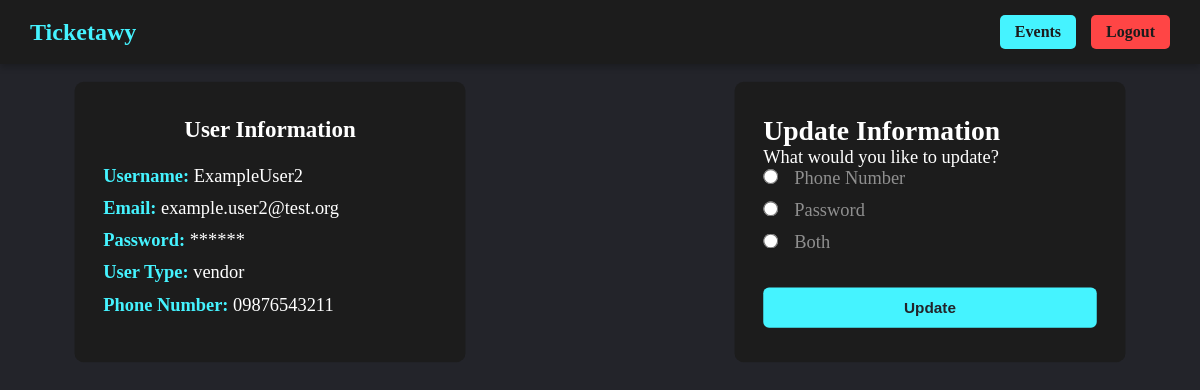
The app's page /users/update/ (signed in), older data.
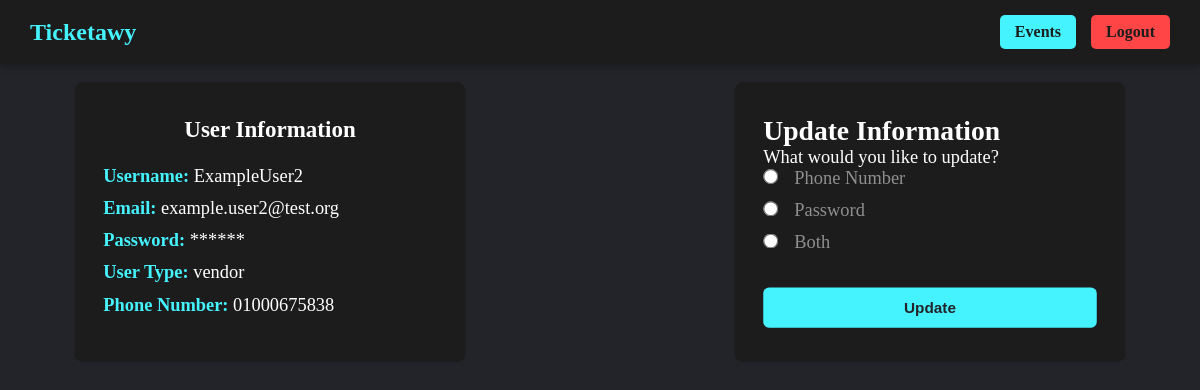
The same page, newer data.
### users/models.py (models this page shows, shortened)
class CustomUser(AbstractUser):
    phone_number = models.CharField(max_length=15, blank=True, null=True)
    user_type = models.CharField(max_length=50, blank=True, null=True)

### users/views.py (the view, shortened to what this page needs)
# urls.py: path('update/', views.update, name='update'),
@login_required
def update(request):
    return render(request, 'users/update_profile.html')

### users/templates/users/update_profile.html (shortened to what this page needs)
<!DOCTYPE html>
<html lang="en">
<head>
    {% load static %}
    <link rel="stylesheet" href="{% static 'users/update_profile_style.css' %}">
</head>
<body>
    <nav class="navbar">
        <div class="nav-left">
            <h1>Ticketawy</h1>
        </div>
        <div class="nav-right">
            <a href="{% url 'events_list' %}" class="nav-btn">Events</a>
            <a href="{% url 'logout' %}" class="nav-btn logout-btn">Logout</a>
        </div>
    </nav>
    <div class="container">
        <div class="user-data-box">
            <h2>User Information</h2>
            <ul>
                <li><strong>Username:</strong> {{ user.username }}</li>
                <li><strong>Email:</strong> {{ user.email }}</li>
                <li><strong>Password:</strong> ******</li>
                <li><strong>User Type:</strong> {{ user.user_type }}</li>
                <li><strong>Phone Number:</strong> {{ user.phone_number }}</li>
            </ul>
        </div>
        <div class="box">
            <form method="POST" action="{% url 'update' %}">
                <h2>Update Information</h2>
                <div class="update-options">
                    <p>What would you like to update?</p>
                    <label>
                        <input type="radio" name="update_choice" value="1" id="phone_radio">
                        <span>Phone Number</span>
                    </label>
                    <label>
                        <input type="radio" name="update_choice" value="2" id="password_radio">
                        <span>Password</span>
                    </label>
                    <label>
                        <input type="radio" name="update_choice" value="3" id="both_radio">
                        <span>Both</span>
                    </label>
                </div>
                <div class="inputBox">
                    <input type="submit" value="Update">
                </div>
            </form>
        </div>
    </div>
</body>
</html>

### users/static/users/update_profile_style.css (style rules this page uses)
* { margin: 0; padding: 0; box-sizing: border-box; }
body { display: flex; flex-direction: column; justify-content: flex-start; align-items: center; min-height: 100vh; background: #23242a; color: #ffffff; padding-top: 20px; }
.navbar { width: 100%; display: flex; justify-content: space-between; align-items: center; padding: 15px 30px; background-color: #1c1c1c; box-shadow: 0px 4px 6px rgba(0, 0, 0, 0.2); position: fixed; top: 0; left: 0; z-index: 1000; }
.navbar h1 { font-size: 24px; color: #45f3ff; font-weight: bold; }
.nav-right { display: flex; gap: 15px; }
.nav-btn { text-decoration: none; padding: 8px 15px; background: #45f3ff; color: #1c1c1c; font-weight: bold; border-radius: 5px; transition: background 0.3s; }
.logout-btn { background: #ff4545; }
.box { position: relative; width: 340px; background: #1c1c1c; border-radius: 8px; overflow: hidden; padding: 30px 25px; margin-top: 80px; transform: scale(1.15); transition: height 0.3s ease; }
.update-options { margin-bottom: 20px; }
.update-options label { display: block; margin-bottom: 10px; }
.update-options span { margin-left: 10px; color: #8f8f8f; }
.inputBox { position: relative; margin-top: 15px; }
.inputBox input { width: 100%; padding: 12px; background: transparent; outline: none; border: 1px solid #555; border-radius: 5px; color: #fff; transition: all 0.3s ease; }
input[type="submit"] { border: none; padding: 10px; background: #45f3ff; color: #23242a; font-weight: bold; cursor: pointer; border-radius: 5px; transition: background 0.3s; margin-top: 10px; }
.container { display: flex; justify-content: space-between; width: 100%; max-width: 1000px; margin: 0 auto; }
.user-data-box { position: relative; width: 340px; background: #1c1c1c; border-radius: 8px; padding: 30px 25px; margin-top: 80px; transform: scale(1.15); color: #ffffff; }
.user-data-box h2 { margin-bottom: 20px; font-size: 20px; text-align: center; }
.user-data-box ul { list-style: none; }
.user-data-box li { margin-bottom: 10px; font-size: 16px; }
.user-data-box strong { color: #45f3ff; }

Row changes from the older to the newer data that the page shows:
changed CustomUser "ExampleUser2": phone_number "09876543211" → "01000675838"
